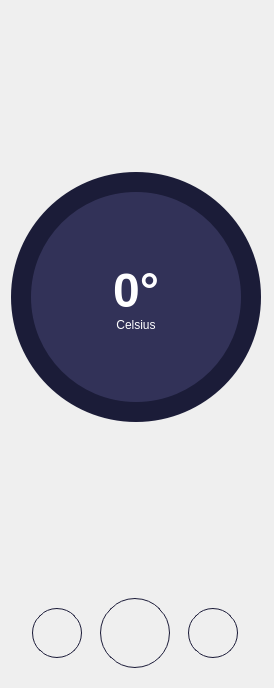
<?xml version="1.0" encoding="UTF-8"?>
<ui version="4.0">
 <class>CircularControler</class>
 <widget class="QWidget" name="CircularControler">
  <property name="geometry">
   <rect>
    <x>0</x>
    <y>0</y>
    <width>274</width>
    <height>688</height>
   </rect>
  </property>
  <property name="windowTitle">
   <string>Form</string>
  </property>
  <property name="styleSheet">
   <string notr="true">QFrame#circular_background{
	background-color: rgb(27, 28, 56);
	border-radius: 125px;
}

QFrame#circular_main{
	background-color: rgb(50, 50, 88);
	border-radius: 105px;
}

QLabel{
	color: white;
}

QPushButton#down_button, #up_button{
	border-radius: 25px;
	border: 1px solid #1B1B38;
}

QPushButton#down_button::pressed, #up_button::pressed{
	background-color: #B18AFF;
}

QPushButton#power_button{
	border-radius: 35px;
	border: 1px solid #1B1B38;
}

QPushButton#power_button::pressed{
	background-color: #B18AFF;
}
</string>
  </property>
  <layout class="QVBoxLayout" name="verticalLayout">
   <item>
    <spacer name="verticalSpacer_3">
     <property name="orientation">
      <enum>Qt::Orientation::Vertical</enum>
     </property>
     <property name="sizeHint" stdset="0">
      <size>
       <width>20</width>
       <height>40</height>
      </size>
     </property>
    </spacer>
   </item>
   <item>
    <widget class="QFrame" name="circular_background">
     <property name="minimumSize">
      <size>
       <width>250</width>
       <height>250</height>
      </size>
     </property>
     <property name="maximumSize">
      <size>
       <width>250</width>
       <height>250</height>
      </size>
     </property>
     <property name="styleSheet">
      <string notr="true"/>
     </property>
     <property name="frameShape">
      <enum>QFrame::Shape::NoFrame</enum>
     </property>
     <property name="frameShadow">
      <enum>QFrame::Shadow::Raised</enum>
     </property>
     <layout class="QHBoxLayout" name="horizontalLayout_14">
      <property name="spacing">
       <number>0</number>
      </property>
      <property name="leftMargin">
       <number>0</number>
      </property>
      <property name="topMargin">
       <number>0</number>
      </property>
      <property name="rightMargin">
       <number>0</number>
      </property>
      <property name="bottomMargin">
       <number>0</number>
      </property>
      <item>
       <widget class="QFrame" name="circular_prog">
        <property name="styleSheet">
         <string notr="true"/>
        </property>
        <property name="frameShape">
         <enum>QFrame::Shape::NoFrame</enum>
        </property>
        <property name="frameShadow">
         <enum>QFrame::Shadow::Raised</enum>
        </property>
        <layout class="QHBoxLayout" name="horizontalLayout_15">
         <property name="spacing">
          <number>0</number>
         </property>
         <property name="leftMargin">
          <number>20</number>
         </property>
         <property name="topMargin">
          <number>20</number>
         </property>
         <property name="rightMargin">
          <number>20</number>
         </property>
         <property name="bottomMargin">
          <number>20</number>
         </property>
         <item>
          <widget class="QFrame" name="circular_main">
           <property name="frameShape">
            <enum>QFrame::Shape::NoFrame</enum>
           </property>
           <property name="frameShadow">
            <enum>QFrame::Shadow::Raised</enum>
           </property>
           <layout class="QVBoxLayout" name="verticalLayout_5">
            <property name="spacing">
             <number>5</number>
            </property>
            <item>
             <spacer name="verticalSpacer">
              <property name="orientation">
               <enum>Qt::Orientation::Vertical</enum>
              </property>
              <property name="sizeHint" stdset="0">
               <size>
                <width>20</width>
                <height>35</height>
               </size>
              </property>
             </spacer>
            </item>
            <item>
             <widget class="QLabel" name="temperature_label">
              <property name="maximumSize">
               <size>
                <width>16777215</width>
                <height>50</height>
               </size>
              </property>
              <property name="text">
               <string>&lt;html&gt;&lt;head/&gt;&lt;body&gt;&lt;p&gt;&lt;span style=&quot; font-size:36pt; font-weight:700;&quot;&gt;0°&lt;/span&gt;&lt;/p&gt;&lt;/body&gt;&lt;/html&gt;</string>
              </property>
              <property name="alignment">
               <set>Qt::AlignmentFlag::AlignCenter</set>
              </property>
             </widget>
            </item>
            <item>
             <widget class="QLabel" name="celsius_label">
              <property name="maximumSize">
               <size>
                <width>16777215</width>
                <height>20</height>
               </size>
              </property>
              <property name="text">
               <string>Celsius</string>
              </property>
              <property name="alignment">
               <set>Qt::AlignmentFlag::AlignCenter</set>
              </property>
             </widget>
            </item>
            <item>
             <spacer name="verticalSpacer_2">
              <property name="orientation">
               <enum>Qt::Orientation::Vertical</enum>
              </property>
              <property name="sizeHint" stdset="0">
               <size>
                <width>20</width>
                <height>35</height>
               </size>
              </property>
             </spacer>
            </item>
           </layout>
          </widget>
         </item>
        </layout>
       </widget>
      </item>
     </layout>
    </widget>
   </item>
   <item>
    <spacer name="verticalSpacer_4">
     <property name="orientation">
      <enum>Qt::Orientation::Vertical</enum>
     </property>
     <property name="sizeHint" stdset="0">
      <size>
       <width>20</width>
       <height>40</height>
      </size>
     </property>
    </spacer>
   </item>
   <item>
    <widget class="QFrame" name="frame_3">
     <property name="minimumSize">
      <size>
       <width>0</width>
       <height>80</height>
      </size>
     </property>
     <property name="maximumSize">
      <size>
       <width>250</width>
       <height>120</height>
      </size>
     </property>
     <property name="frameShape">
      <enum>QFrame::Shape::NoFrame</enum>
     </property>
     <property name="frameShadow">
      <enum>QFrame::Shadow::Raised</enum>
     </property>
     <layout class="QHBoxLayout" name="horizontalLayout_13">
      <item>
       <widget class="QPushButton" name="down_button">
        <property name="minimumSize">
         <size>
          <width>50</width>
          <height>50</height>
         </size>
        </property>
        <property name="maximumSize">
         <size>
          <width>50</width>
          <height>50</height>
         </size>
        </property>
        <property name="text">
         <string/>
        </property>
       </widget>
      </item>
      <item>
       <widget class="QPushButton" name="power_button">
        <property name="minimumSize">
         <size>
          <width>70</width>
          <height>70</height>
         </size>
        </property>
        <property name="maximumSize">
         <size>
          <width>70</width>
          <height>70</height>
         </size>
        </property>
        <property name="text">
         <string/>
        </property>
        <property name="checkable">
         <bool>false</bool>
        </property>
        <property name="checked">
         <bool>false</bool>
        </property>
       </widget>
      </item>
      <item>
       <widget class="QPushButton" name="up_button">
        <property name="minimumSize">
         <size>
          <width>50</width>
          <height>50</height>
         </size>
        </property>
        <property name="maximumSize">
         <size>
          <width>50</width>
          <height>50</height>
         </size>
        </property>
        <property name="text">
         <string/>
        </property>
       </widget>
      </item>
     </layout>
    </widget>
   </item>
  </layout>
 </widget>
 <resources/>
 <connections/>
</ui>
